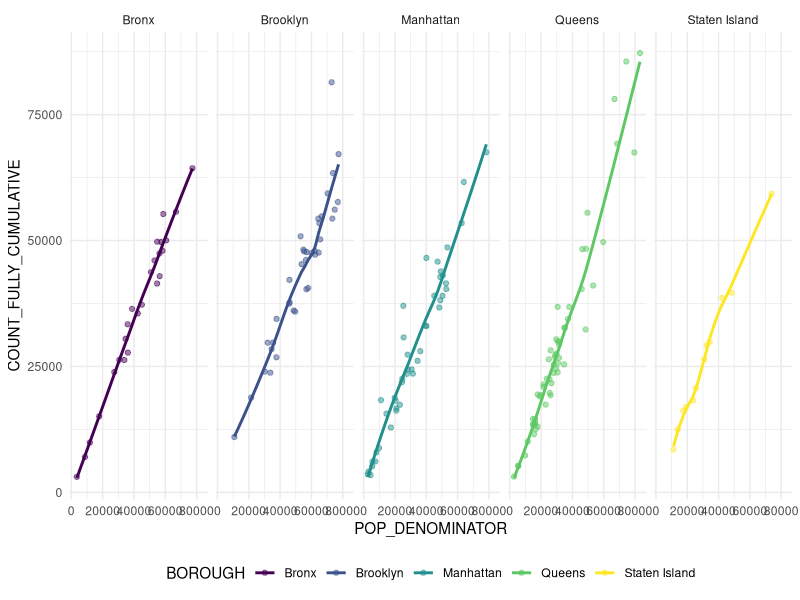
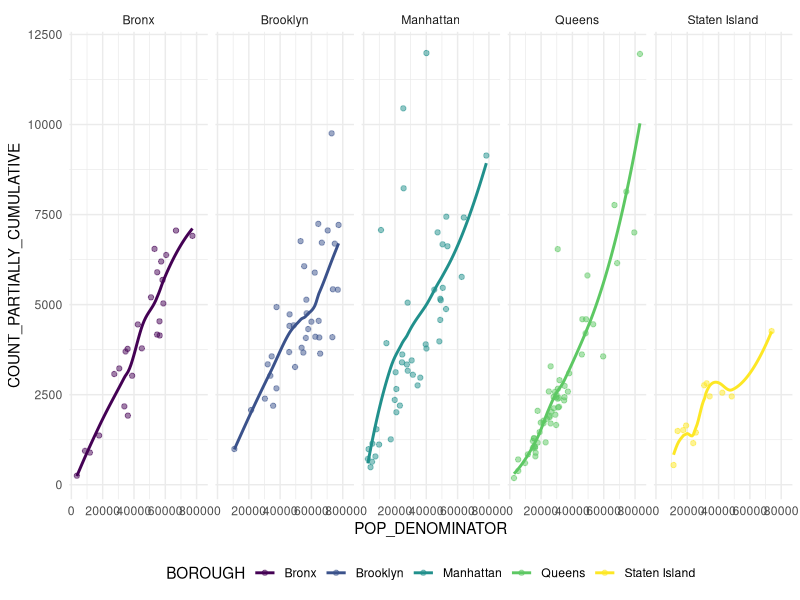
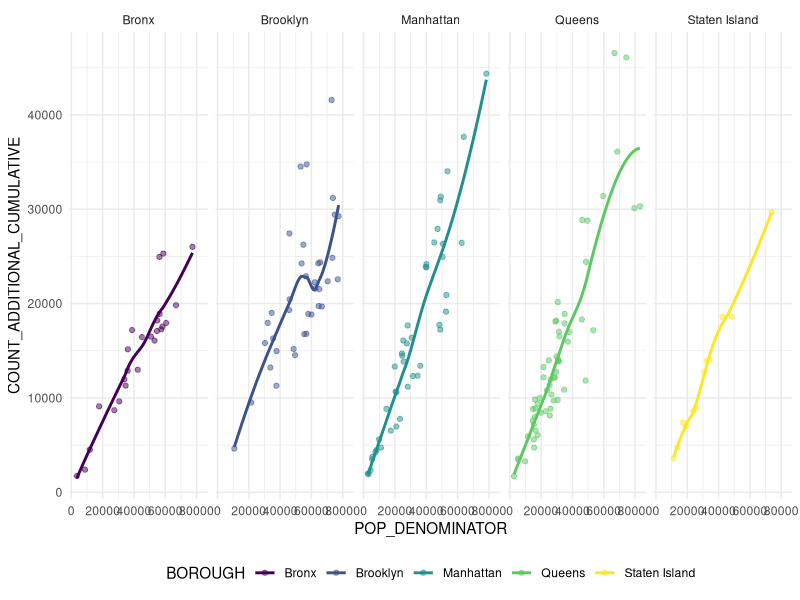
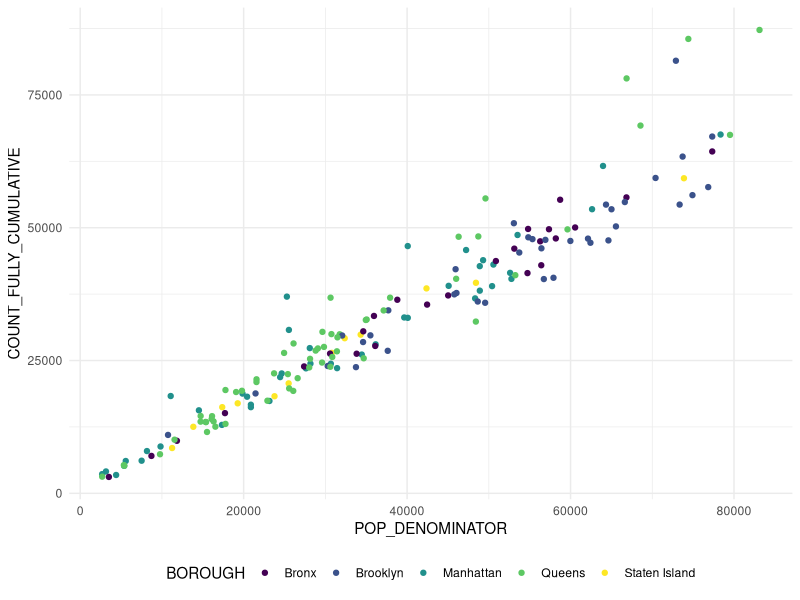
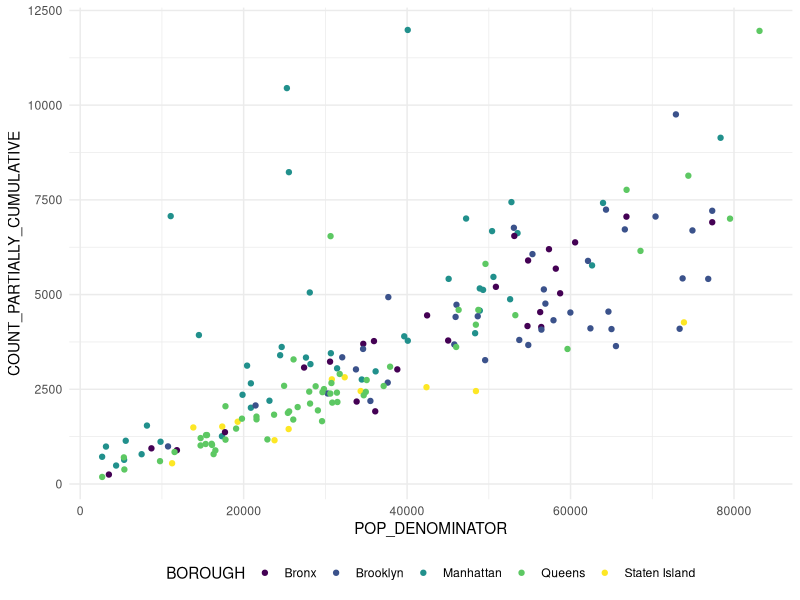
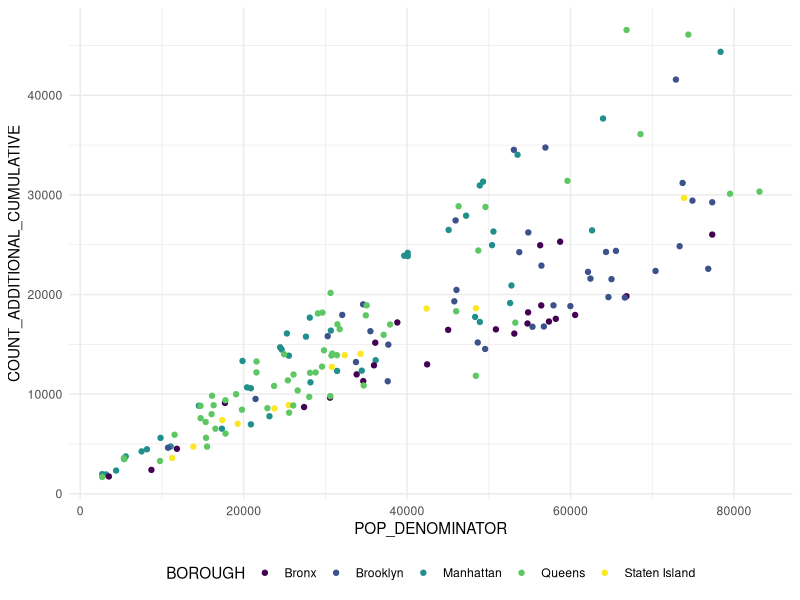
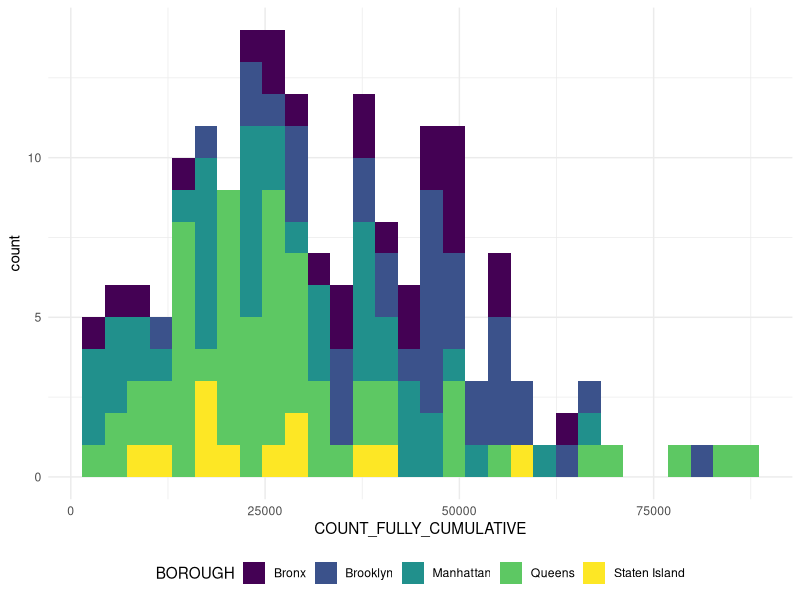
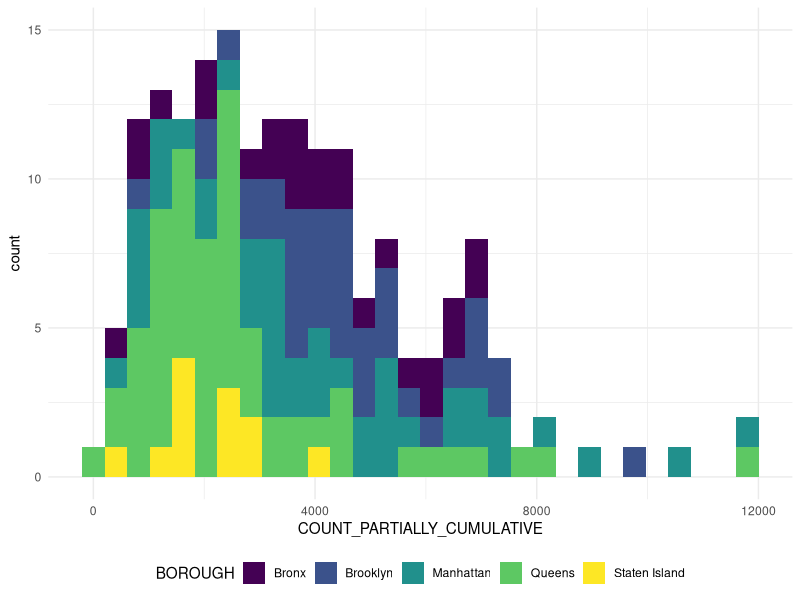

Reproduce these figures in R, in order.
## ---- chunk 1
library (tidyverse)
library (readxl)
knitr::opts_chunk$set(
	echo = TRUE,
	warning = FALSE,
	fig.width = 8, 
  fig.height = 6,
  out.width = "90%"
)
theme_set(theme_minimal() + theme(legend.position = "bottom"))
options(
  ggplot2.continuous.colour = "viridis",
  ggplot2.continuous.fill = "viridis"
)
scale_colour_discrete = scale_colour_viridis_d
scale_fill_discrete = scale_fill_viridis_d

vaccine_coverage_df = read_csv(file = "./data/coverage_by_modzcta_adults.csv")

## ---- chunk 2
ggplot(vaccine_coverage_df,aes (x = POP_DENOMINATOR, y = COUNT_FULLY_CUMULATIVE, color = BOROUGH)) + geom_point(alpha = .5) +
  geom_smooth(se = FALSE) + 
  facet_grid(. ~ BOROUGH)

ggplot(vaccine_coverage_df,aes (x = POP_DENOMINATOR, y = COUNT_PARTIALLY_CUMULATIVE, color = BOROUGH)) + geom_point(alpha = .5) +
  geom_smooth(se = FALSE) + 
  facet_grid(. ~ BOROUGH)

ggplot(vaccine_coverage_df,aes (x = POP_DENOMINATOR, y = COUNT_ADDITIONAL_CUMULATIVE, color = BOROUGH)) + geom_point(alpha = .5) +
  geom_smooth(se = FALSE) + 
  facet_grid(. ~ BOROUGH)
## ---- chunk 3
ggplot(vaccine_coverage_df,aes (x = POP_DENOMINATOR, y = COUNT_FULLY_CUMULATIVE, color = BOROUGH)) + geom_point()

ggplot(vaccine_coverage_df,aes (x = POP_DENOMINATOR, y = COUNT_PARTIALLY_CUMULATIVE, color = BOROUGH)) + geom_point()

ggplot(vaccine_coverage_df,aes (x = POP_DENOMINATOR, y = COUNT_ADDITIONAL_CUMULATIVE, color = BOROUGH)) + geom_point()

ggplot(vaccine_coverage_df,aes (x = COUNT_FULLY_CUMULATIVE, fill = BOROUGH)) + geom_histogram()

ggplot(vaccine_coverage_df,aes (x = COUNT_PARTIALLY_CUMULATIVE, fill = BOROUGH)) + geom_histogram()

ggplot(vaccine_coverage_df,aes (x = COUNT_ADDITIONAL_CUMULATIVE, fill = BOROUGH)) + geom_histogram()

## ---- chunk 4
ggplot(vaccine_coverage_df, aes(x = COUNT_FULLY_CUMULATIVE, fill = BOROUGH)) + 
  geom_density(alpha = .4, adjust = .5, color = "blue") + geom_rug()

ggplot(vaccine_coverage_df, aes(x = COUNT_PARTIALLY_CUMULATIVE, fill = BOROUGH)) + 
  geom_density(alpha = .4, adjust = .5, color = "blue") + geom_rug()

ggplot(vaccine_coverage_df, aes(x = COUNT_ADDITIONAL_CUMULATIVE, fill = BOROUGH)) + 
  geom_density(alpha = .4, adjust = .5, color = "blue")+ geom_rug()


